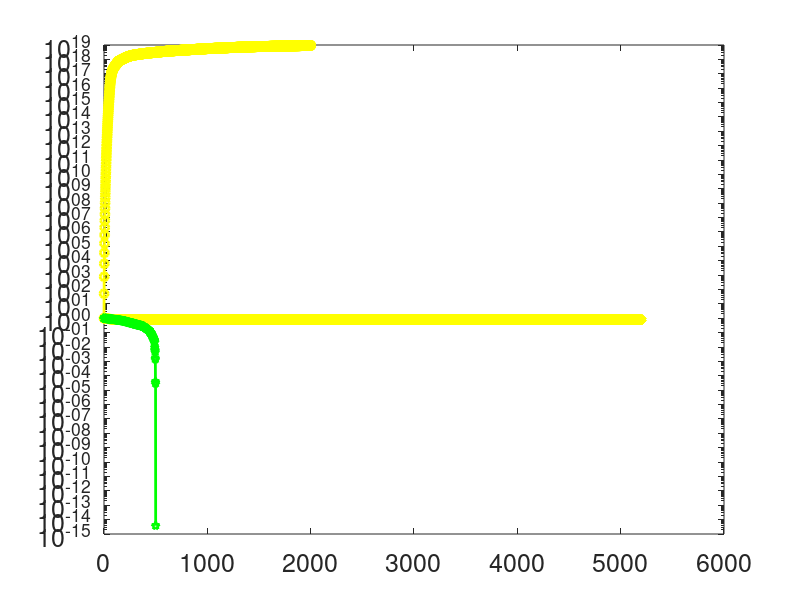

Source code (MATLAB): (Note: this script raises an error after producing the figure.)
%Author: Ρ.ΚΑΨΑΛΗΣ, ΑΜ 1056289, Date:15/02/2021
warning('off','all');
n=500;
m=100;
A = randn(n); 
xsol = rand(n,1);
b= A*xsol;
tol = 1e-6;
disp("pcg");
tic;[x,fl0,rr0,it0,r] = pcg(A,b,tol,4*n,[],[],zeros(n,1));toc;
disp("gmres-m");
tic;[x1,fl1,rr1,it1,rv1] = gmres(A,b,m,1e-6,4*n,[],[],zeros(n,1));toc;
disp("gmres-n");
tic;[x2,fl2,rr2,it2,rv2] = gmres(A,b,n,1e-6,4*n,[],[],zeros(n,1));toc;
disp("backslash");
tic;x3 = A\b;toc;
disp(norm(x2-x3,'fro'));
rr3=norm(b - A * x3) / norm(b);
set(0, 'DefaultAxesFontSize', 18);
set(0, 'DefaultLineLineWidth', 2);
figure;

semilogy(0:length(r)-1,r/norm(b),'yo-'); hold on;
semilogy(0:length(rv1)-1,rv1/norm(b),'yd-');hold on;
semilogy(0:length(rv2)-1, rv2/norm(b), 'gp-'); hold on;
yline(tol,'r--');
legend('pcg','gmres_m','gmres_n','Tol','Location','East');
ylabel('final relative error');
xlabel('Iteration number');